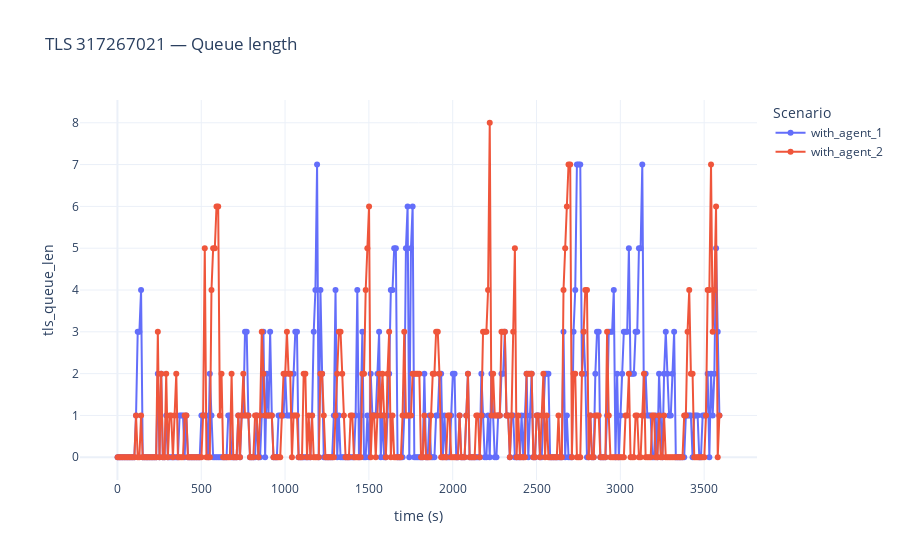

Source (notebook cell):
### Markdown cell above
# TLS: интерактивный выбор светофора (если есть ipywidgets)

### Code cell
tls_ids_sorted = sorted(tls_c["tls_id"].unique().tolist())

if HAS_WIDGETS and len(tls_ids_sorted) > 0:
    dropdown = widgets.Dropdown(options=tls_ids_sorted, description="TLS ID:")
    out = widgets.Output()

    def on_change(change):
        if change["name"] == "value":
            with out:
                out.clear_output(wait=True)
                plot_tls_single(change["new"], tls_c)

    dropdown.observe(on_change, names="value")
    display(dropdown, out)
    if tls_ids_sorted:
        plot_tls_single(tls_ids_sorted[0], tls_c)
else:
    print("ipywidgets не установлен или нет TLS. Установите ipywidgets для интерактивности.")

### Figure 1 — Plotly figure (JSON) as saved in the notebook; plotly's stock layout.template omitted (floating-point values rounded to 4 significant figures; data arrays with more than 128 entries replaced by an {"elided": "..."} marker saying what was removed)
{"data": [{"hovertemplate": "scenario=with_agent_1<br>time_rounded=%{x}<br>tls_queue_len=%{y}<extra></extra>", "legendgroup": "with_agent_1", "line": {"color": "#636efa", "dash": "solid"}, "marker": {"symbol": "circle"}, "mode": "lines+markers", "name": "with_agent_1", "orientation": "v", "showlegend": true, "type": "scatter", "x": {"elided": "360 int values"}, "xaxis": "x", "y": {"elided": "360 int values"}, "yaxis": "y"}, {"hovertemplate": "scenario=with_agent_2<br>time_rounded=%{x}<br>tls_queue_len=%{y}<extra></extra>", "legendgroup": "with_agent_2", "line": {"color": "#EF553B", "dash": "solid"}, "marker": {"symbol": "circle"}, "mode": "lines+markers", "name": "with_agent_2", "orientation": "v", "showlegend": true, "type": "scatter", "x": {"elided": "360 int values"}, "xaxis": "x", "y": {"elided": "360 int values"}, "yaxis": "y"}], "layout": {"legend": {"title": {"text": "Scenario"}, "tracegroupgap": 0}, "title": {"text": "TLS 317267021 — Queue length"}, "xaxis": {"anchor": "y", "domain": [0, 1], "title": {"text": "time (s)"}}, "yaxis": {"anchor": "x", "domain": [0, 1], "title": {"text": "tls_queue_len"}}}}
